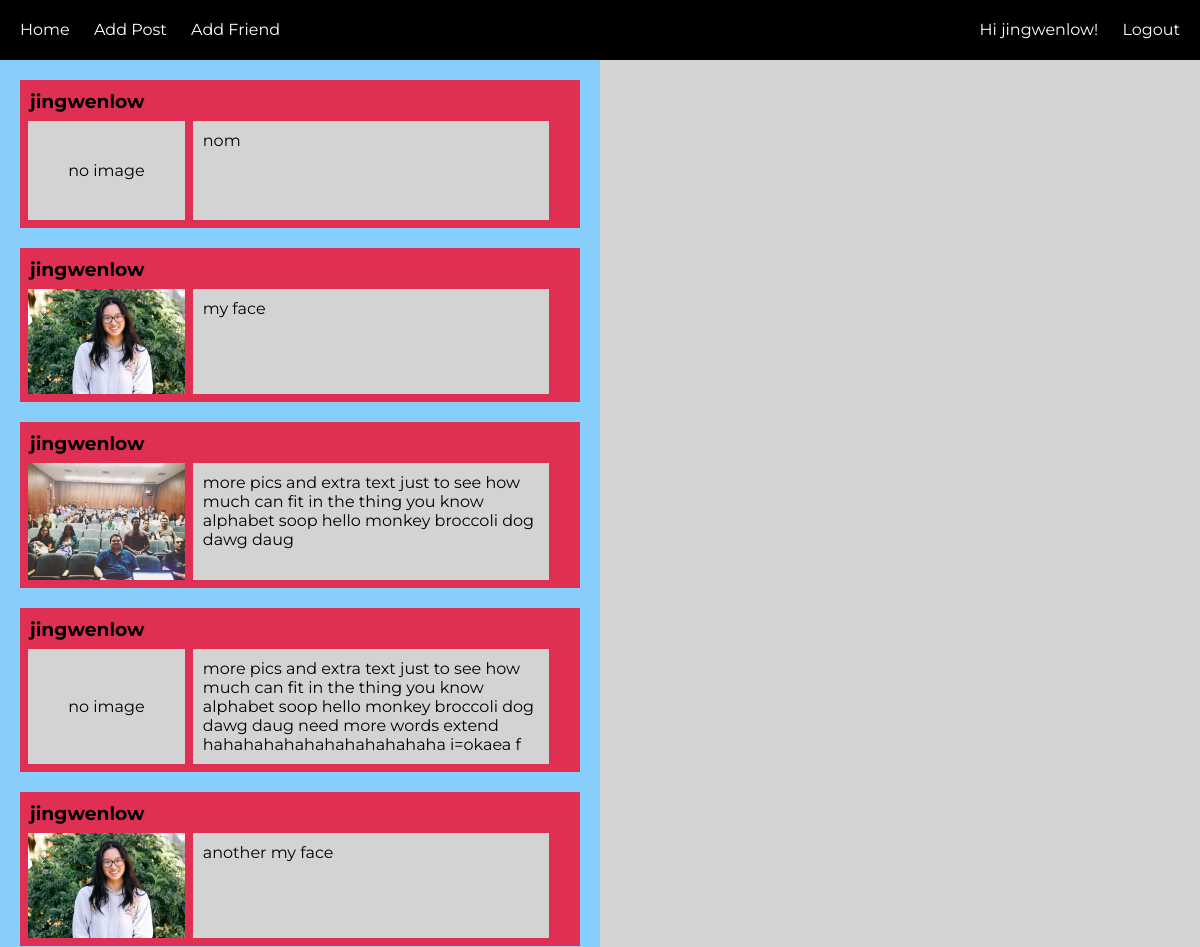
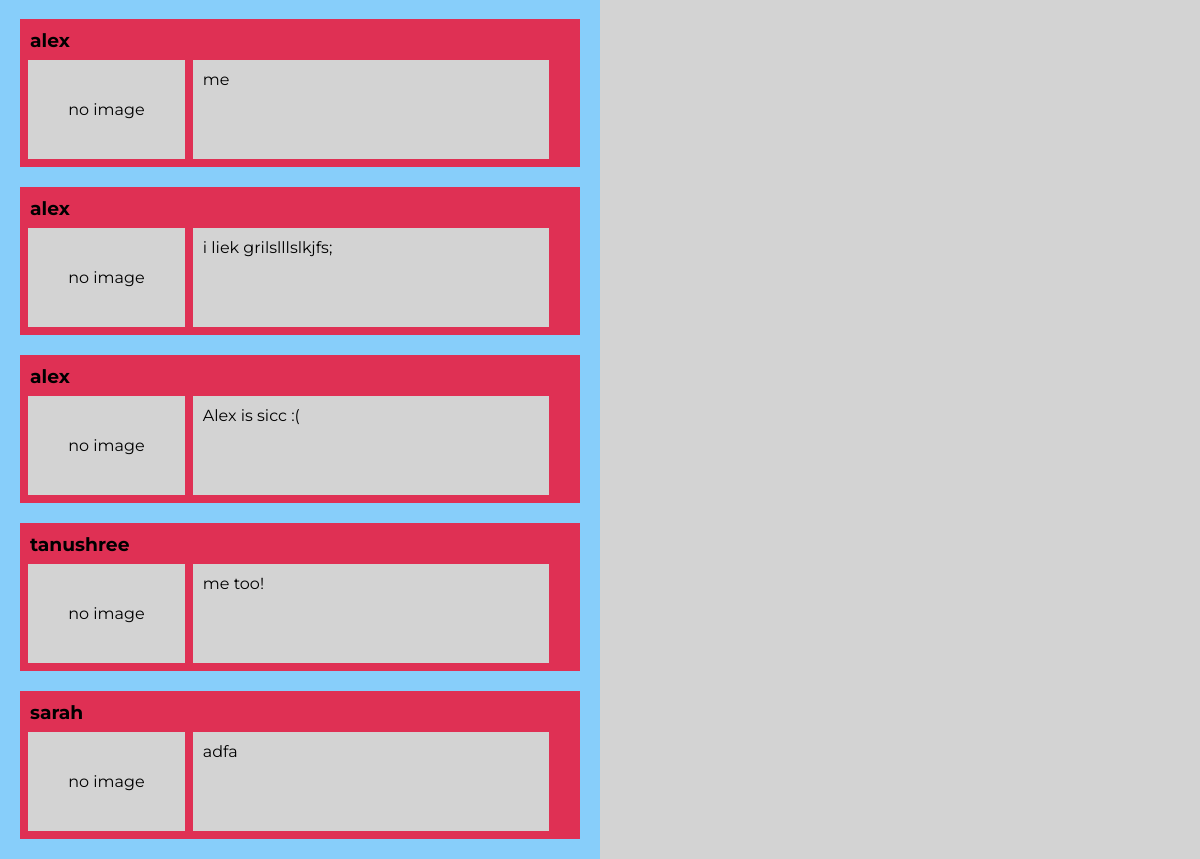
/home/ (signed in), run on an earlier commit of the app's database (2 pictures, top to bottom).
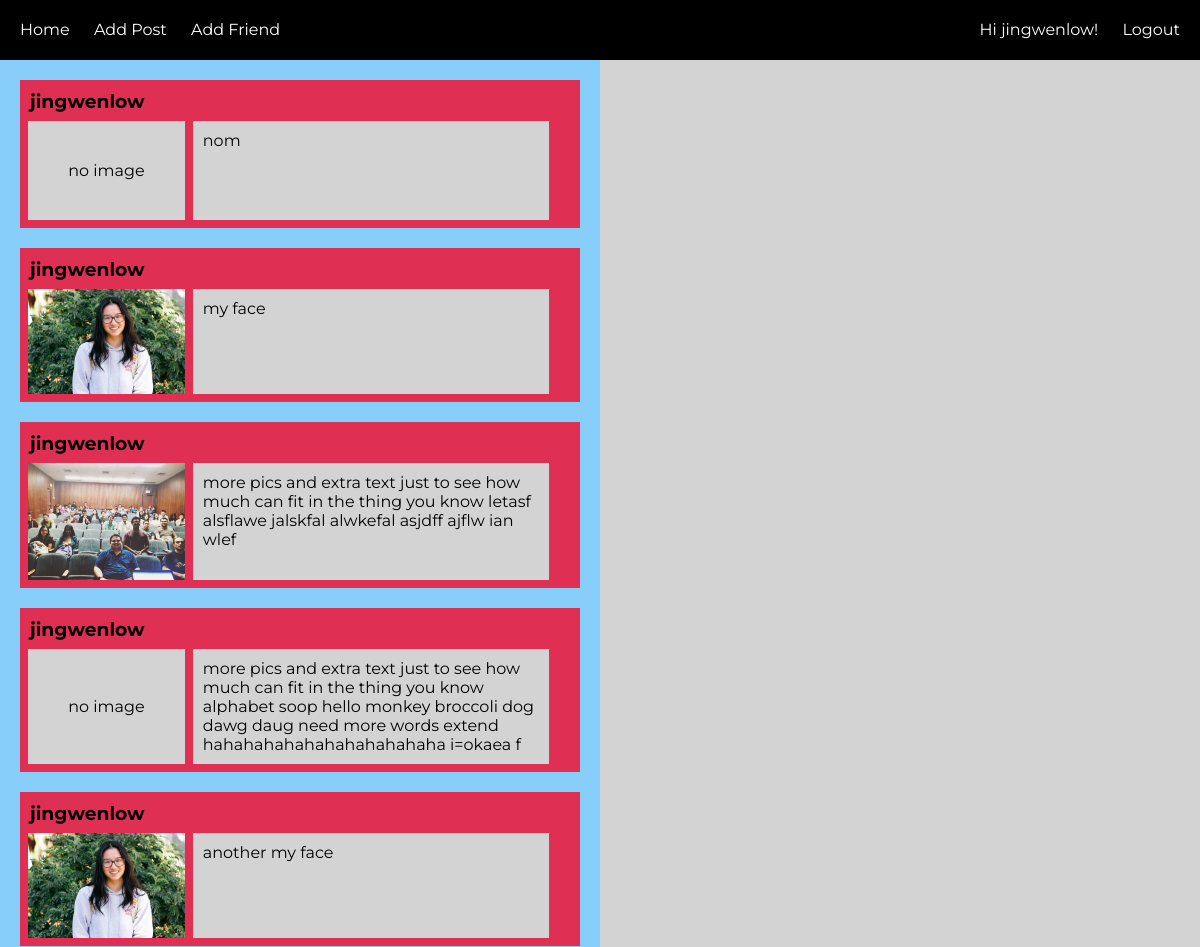
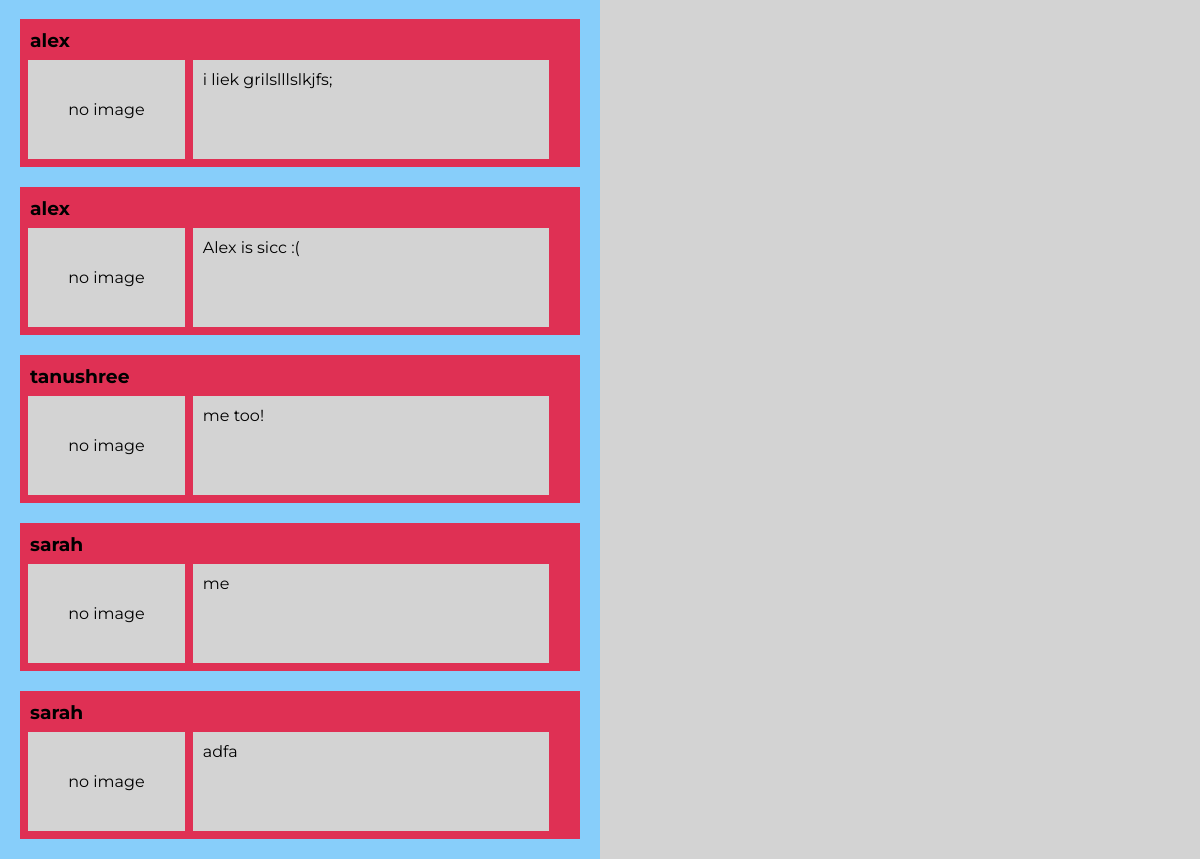
And on a later commit of the database (2 pictures, top to bottom).
### users/models.py (models this page shows, shortened)
class CustomUser(AbstractUser):
    name = models.CharField(blank=True, max_length=255)

class Post(models.Model):
    post = models.CharField(max_length=500) # text
    img = models.FileField(upload_to='uploads', null=True, blank=True) # image
    user = models.ForeignKey(settings.AUTH_USER_MODEL, on_delete=models.PROTECT) # user who posted
    date = models.DateTimeField(auto_now=True) # date posted: not used

### users/views.py (the view)
# urls.py: 2. Add a URL to urlpatterns:  path('', Home.as_view(), name='home')
class Home(TemplateView):
    template_name = 'home.html'
    def get(self, request):
        if request.user.is_authenticated:
            form = AddPost()
            if Friend.objects.filter(current_user=request.user): # check if user has friends
                friend = Friend.objects.filter(current_user=request.user) # get current user's friend object
                friends = friend[0].users.all() # get list of friends
                friends_ids = list(friends.values_list('id', flat=True)) # get list of ids of friends
                posts = Post.objects.filter(user__id__in=friends_ids) | Post.objects.filter(user=request.user)
            else:
                posts = Post.objects.filter(user=request.user) # filter only user's own posts
            users = CustomUser.objects.exclude(id=request.user.id)
            args = {'form': form, 'posts': posts, 'users':users}
            return render(request, self.template_name, args)
        else: # don't show posts if user is not authenticated
            return render(request, self.template_name)

### users/templates/home.html (shortened to what this page needs)
{% extends 'base.html' %}
{% load staticfiles %}
{% block css %}
<link rel="stylesheet" href="{% static 'css/home.css' %}">
{% endblock %}
{% block content %}
<div class="feed">
  {% if user.is_authenticated %}
    {% for post in posts %}
      <div class="post">
        <div class="name">
          <h3 class="usrnm">{{ post.user.username }}</h3>
        </div>
        <div class="postContent">
          {% if post.img %}
          <div class="pic"><img src="/media/{{ post.img }}" width="100%"></div>
          {% else %}
          <div class="pic">no image</div>
          {% endif %}
          <div class="text"><p>{{ post.post }}</p></div>
        </div>
      </div>
    {% endfor %}
  {% else %}
    <div class="notLogged">
      <p>You are not logged in.</p>
      <p>Please log in!</p>
    </div>
  {% endif %}
</div>
<div id="quotes" class="quotes">
</div>
{% endblock %}

### users/templates/base.html (shortened to what this page needs)
<!DOCTYPE html>
<html>
<head>
    {% block css %}{% endblock %}
</head>
<body>
  <header>
      <nav>
        <a href="{% url 'home' %}">Home</a>
        <a href="{% url 'addPost' %}">Add Post</a>
        <a href="{% url 'addFriend' %}">Add Friend</a>
      </nav>
      <nav class="log">
        {% if user.is_authenticated %}
          Hi {{ user.username }}!
        {% endif %}
        {% if user.is_authenticated %}
          <a class="login" href="{% url 'logout' %}">Logout</a>
        {% else %}
          <a class="login" href="{% url 'login' %}">Login</a>
        {% endif %}
      </nav>
  </header>
  <main>
    {% block content %}
    {% endblock %}
  </main>
</body>
</html>

### users/static/css/home.css (style rules this page uses)
body, html { margin: 0px; padding: 0px; min-height: 100%; font-family: 'Montserrat', sans-serif; }
p { margin: 0px; }
header { background-color: black; color: white; height: 60px; line-height: 60px; display: flex; flex-direction: row; }
nav { flex: 0 0 70%; }
a { color: white; padding-left: 20px; text-decoration: none; }
nav.log { text-align: right; flex: 0 0 30%; }
a.login { padding-right: 20px; }
main { min-height: 100%; display: flex; flex-direction: row; }
div.feed { background-color: lightskyblue; flex: 0 0 50%; }
div.quotes { background-color: lightgrey; flex: 0 0 50%; }
div.post { background-color: #df3054; margin: 20px; margin bottom: 0px; }
h3.usrnm { padding: 10px; padding-bottom: 0px; margin: 0px; }
div.postContent { min-height: 115px; display: flex; flex-direction: row; }
div.pic { background: lightgrey; display: flex; flex: 0 0 28%; margin: 8px; align-items: center; justify-content: center; }
div.text { padding: 10px; margin: 8px; margin-left: 0px; background-color: lightgrey; flex: 0 0 60%; }

What changed in the data, as far as the page shows it:
changed Post: post "more pics and extra text just to see how much can fit in the thing you know alphabet soop hello monkey broccoli dog dawg daug" → "more pics and extra text just to see how much can fit in the thing you know letasf alsflawe jalskfal alwkefal asjdff ajflw ian wlef"
changed Post "me": user.username "alex" → "sarah"; moves down the list
